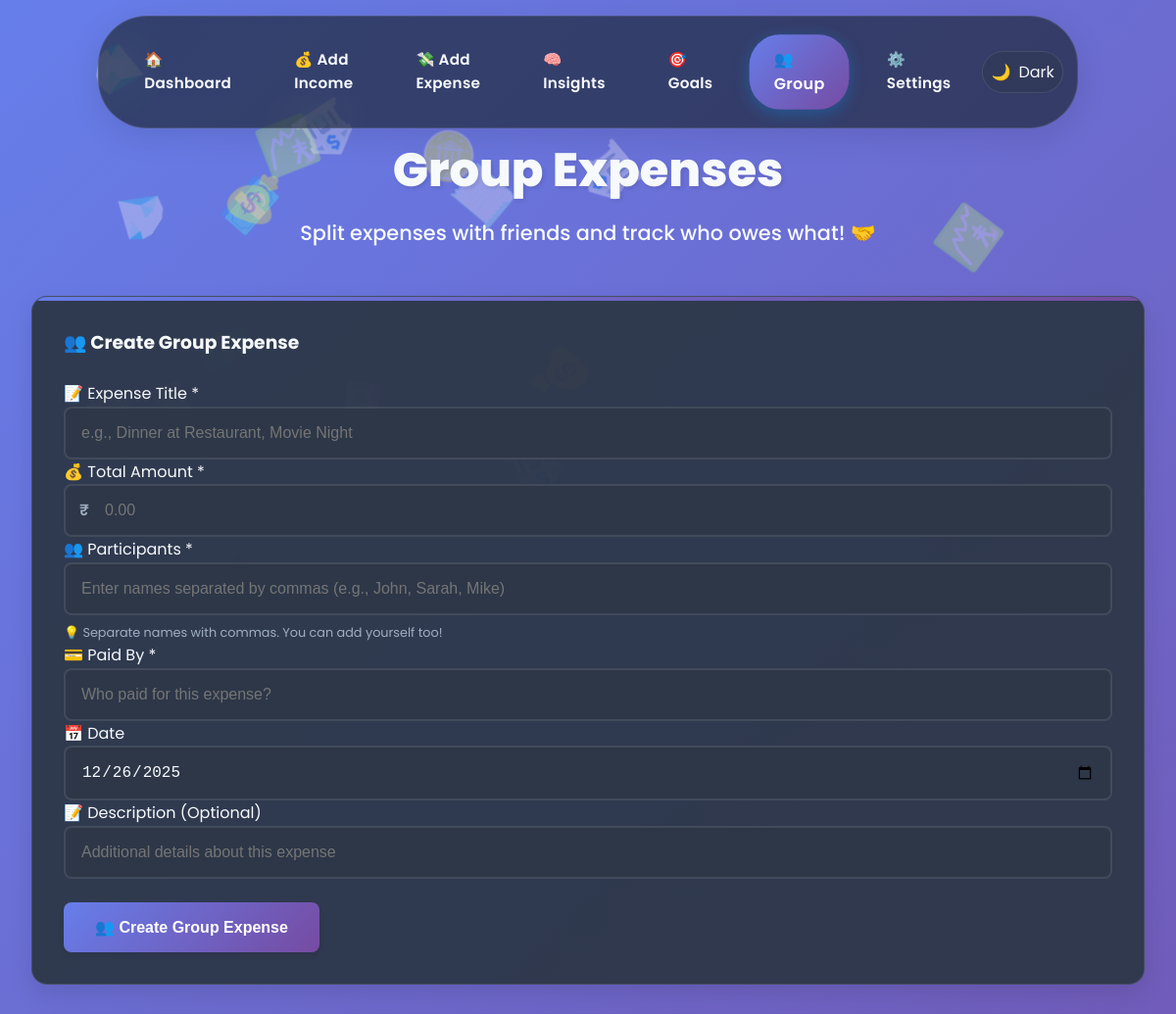
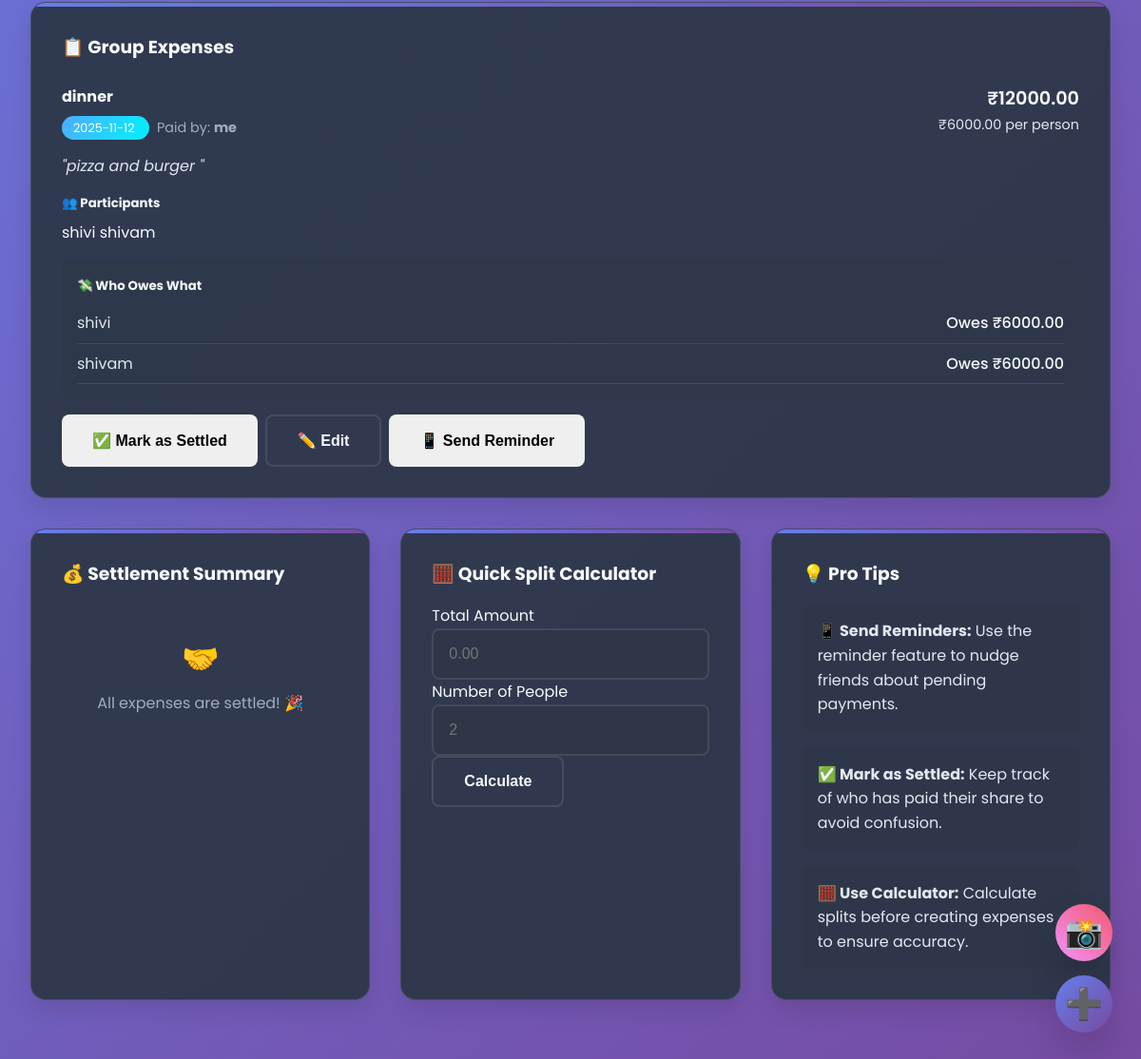
/group, run on the app's committed database (2 pictures, top to bottom).
### tables this page shows
CREATE TABLE group_expenses (
                id INTEGER PRIMARY KEY AUTOINCREMENT,
                title TEXT NOT NULL,
                total_amount REAL NOT NULL,
                participants TEXT NOT NULL,
                split_amount REAL NOT NULL,
                paid_by TEXT NOT NULL,
                date TEXT NOT NULL,
                description TEXT,
                created_at TIMESTAMP DEFAULT CURRENT_TIMESTAMP
            );

### app.py (the view)
@app.route('/group')
def group_expenses():
    group_expenses = db.get_group_expenses()
    return render_template('group.html',
                         group_expenses=group_expenses,
                         currency=get_currency())

### app.py (called while the page is built)
def get_currency():
    return db.get_currency()

### database.py (called while the page is built)
    def get_connection(self):
        conn = sqlite3.connect(self.db_path)
        conn.row_factory = sqlite3.Row
        return conn

    def get_group_expenses(self) -> List[Dict]:
        conn = self.get_connection()
        cursor = conn.cursor()
        cursor.execute('SELECT * FROM group_expenses ORDER BY date DESC')
        expenses = []
        for row in cursor.fetchall():
            expense = dict(row)
            expense['participants'] = json.loads(expense['participants'])
            expenses.append(expense)
        conn.close()
        return expenses

    def get_user_preferences(self) -> Dict:
        conn = self.get_connection()
        cursor = conn.cursor()
        cursor.execute('SELECT * FROM user_preferences WHERE id = 1')
        result = cursor.fetchone()
        conn.close()
        return dict(result) if result else {}

    def get_currency(self) -> str:
        prefs = self.get_user_preferences()
        return prefs.get('currency', '₹')

### templates/group.html (shortened to what this page needs)
{% extends "base.html" %}
{% block content %}
<div class="main-container">
    <div class="dashboard-header">
        <h1 class="dashboard-title">
            Group Expenses
        </h1>
        <p class="dashboard-subtitle">Split expenses with friends and track who owes what! 🤝</p>
    </div>
    <div class="dashboard-grid">
        <div class="card" style="grid-column: 1 / -1;">
            <h3
                style="margin-bottom: 1.5rem; color: var(--text-primary); display: flex; align-items: center; gap: 0.5rem;">
                👥 Create Group Expense
            </h3>
            <form action="{{ url_for('add_group_expense') }}" method="POST" id="add-group-expense-form">
                <div class="form-row">
                    <div class="form-group">
                        <label class="form-label">📝 Expense Title *</label>
                        <input type="text" name="title" class="form-input"
                            placeholder="e.g., Dinner at Restaurant, Movie Night" required>
                    </div>
                    <div class="form-group">
                        <label class="form-label">💰 Total Amount *</label>
                        <div style="position: relative;">
                            <span
                                style="position: absolute; left: 1rem; top: 50%; transform: translateY(-50%); color: var(--text-muted); font-weight: 600;">{{
                                currency }}</span>
                            <input type="number" step="0.01" name="total_amount" class="form-input" placeholder="0.00"
                                required style="padding-left: 2.5rem;" id="total-amount">
                        </div>
                    </div>
                </div>
                <div class="form-row">
                    <div class="form-group">
                        <label class="form-label">👥 Participants *</label>
                        <input type="text" name="participants" class="form-input"
                            placeholder="Enter names separated by commas (e.g., John, Sarah, Mike)" required>
                        <div style="font-size: 0.8rem; color: var(--text-muted); margin-top: 0.5rem;">
                            💡 Separate names with commas. You can add yourself too!
                        </div>
                    </div>
                    <div class="form-group">
                        <label class="form-label">💳 Paid By *</label>
                        <input type="text" name="paid_by" class="form-input" placeholder="Who paid for this expense?"
                            required>
                    </div>
                </div>
                <div class="form-row">
                    <div class="form-group">
                        <label class="form-label">📅 Date</label>
                        <input type="date" name="date" class="form-input" id="group-expense-date">
                    </div>
                    <div class="form-group">
                        <label class="form-label">📝 Description (Optional)</label>
                        <input type="text" name="description" class="form-input"
                            placeholder="Additional details about this expense">
                    </div>
                </div>
                <button type="submit" class="btn btn-primary btn-lg" style="margin-top: 1.5rem;">
                    👥 Create Group Expense
                </button>
            </form>
        </div>
        <div class="card" style="grid-column: 1 / -1;">
            <h3
                style="margin-bottom: 1.5rem; color: var(--text-primary); display: flex; align-items: center; gap: 0.5rem;">
                📋 Group Expenses
            </h3>
            {% if group_expenses %}
            <div id="group-expenses-container">
                {% for expense in group_expenses %}
                <div class="group-expense-card" style="animation: fadeInUp 0.6s ease {{ loop.index0 * 0.1 }}s both;">
                    <div
                        style="display: flex; justify-content: space-between; align-items: flex-start; margin-bottom: 1rem;">
                        <div>
                            <h4 style="color: var(--text-primary); margin-bottom: 0.5rem;">{{ expense.title }}</h4>
                            <div style="color: var(--text-muted); font-size: 0.9rem;">
                                <span
                                    style="background: var(--accent-gradient); color: white; padding: 0.25rem 0.75rem; border-radius: 50px; font-size: 0.8rem; margin-right: 0.5rem;">
                                    {{ expense.date }}
                                </span>
                                <span>Paid by: <strong>{{ expense.paid_by }}</strong></span>
                            </div>
                        </div>
                        <div style="text-align: right;">
                            <div style="color: var(--text-primary); font-weight: 600; font-size: 1.2rem;">
                                {{ currency }}{{ "%.2f"|format(expense.total_amount) }}
                            </div>
                            <div style="color: var(--text-secondary); font-size: 0.9rem;">
                                {{ currency }}{{ "%.2f"|format(expense.split_amount) }} per person
                            </div>
                        </div>
                    </div>
                    {% if expense.description %}
                    <p style="color: var(--text-secondary); margin-bottom: 1rem; font-style: italic;">
                        "{{ expense.description }}"
                    </p>
                    {% endif %}
                    <div style="margin-bottom: 1rem;">
                        <h5 style="color: var(--text-primary); margin-bottom: 0.5rem;">👥 Participants</h5>
                        <div class="participants-list">
                            {% for participant in expense.participants %}
                            <span class="participant-tag">{{ participant }}</span>
                            {% endfor %}
                        </div>
                    </div>
                    <div
                        style="padding: 1rem; background: var(--bg-glass); border-radius: var(--border-radius-small); margin-bottom: 1rem;">
                        <h5 style="color: var(--text-primary); margin-bottom: 0.5rem;">💸 Who Owes What</h5>
                        <div style="space-y: 0.5rem;">
                            {% for participant in expense.participants %}
                            <div
                                style="display: flex; justify-content: space-between; align-items: center; padding: 0.5rem 0; border-bottom: 1px solid var(--border-color);">
                                <span style="color: var(--text-secondary);">{{ participant }}</span>
                                <span style="color: var(--text-primary); font-weight: 500;">
                                    {% if participant == expense.paid_by %}
                                    <span style="color: var(--success-color);">Paid {{ currency }}{{
                                        "%.2f"|format(expense.total_amount) }}</span>
                                    {% else %}
                                    Owes {{ currency }}{{ "%.2f"|format(expense.split_amount) }}
                                    {% endif %}
                                </span>
                            </div>
                            {% endfor %}
                        </div>
                    </div>
                    <div style="display: flex; gap: 0.5rem; flex-wrap: wrap;">
                        <button class="btn btn-success btn-sm" onclick="markAsSettled({{ expense.id }})">
                            ✅ Mark as Settled
                        </button>
                        <button class="btn btn-outline btn-sm" onclick="editGroupExpense({{ expense.id }})">
                            ✏️ Edit
                        </button>
                        <button class="btn btn-warning btn-sm" onclick="remindParticipants({{ expense.id }})">
                            📱 Send Reminder
                        </button>
                    </div>
                </div>
                {% endfor %}
            </div>
            {% else %}
            <div class="text-center p-4" style="color: var(--text-muted);">
                <div style="font-size: 3rem; margin-bottom: 1rem;">👥</div>
                <h4>No group expenses yet!</h4>
                <p>Create your first group expense to start splitting costs with friends.</p>
            </div>
            {% endif %}
        </div>
        <div class="card">
            <h3 style="margin-bottom: 1rem; color: var(--text-primary);">💰 Settlement Summary</h3>
            <div id="settlement-summary">
                <div style="text-align: center; color: var(--text-muted); padding: 2rem;">
                    <div style="font-size: 2rem; margin-bottom: 0.5rem;">🤝</div>
                    <p>All expenses are settled! 🎉</p>
                </div>
            </div>
        </div>
        <div class="card">
            <h3 style="margin-bottom: 1rem; color: var(--text-primary);">🧮 Quick Split Calculator</h3>
            <div style="space-y: 1rem;">
                <div class="form-group">
                    <label class="form-label">Total Amount</label>
                    <input type="number" step="0.01" id="calc-amount" class="form-input" placeholder="0.00">
                </div>
                <div class="form-group">
                    <label class="form-label">Number of People</label>
                    <input type="number" id="calc-people" class="form-input" placeholder="2" min="2">
                </div>
                <button class="btn btn-outline" onclick="calculateSplit()">Calculate</button>
            </div>
        </div>
        <div class="card">
            <h3 style="margin-bottom: 1rem; color: var(--text-primary);">💡 Pro Tips</h3>
            <div style="color: var(--text-secondary); line-height: 1.6;">
                <div
                    style="margin-bottom: 1rem; padding: 1rem; background: var(--bg-glass); border-radius: var(--border-radius-small);">
                    <strong>📱 Send Reminders:</strong> Use the reminder feature to nudge friends about pending
                    payments.
                </div>
                <div
                    style="margin-bottom: 1rem; padding: 1rem; background: var(--bg-glass); border-radius: var(--border-radius-small);">
                    <strong>✅ Mark as Settled:</strong> Keep track of who has paid their share to avoid confusion.
                </div>
                <div style="padding: 1rem; background: var(--bg-glass); border-radius: var(--border-radius-small);">
                    <strong>🧮 Use Calculator:</strong> Calculate splits before creating expenses to ensure accuracy.
                </div>
            </div>
        </div>
    </div>
</div>
{% endblock %}

### static/style.css (style rules this page uses)
:root { --primary-gradient: linear-gradient(135deg, #667eea 0%, #764ba2 100%); --secondary-gradient: linear-gradient(45deg, #f093fb, #f5576c); --accent-gradient: linear-gradient(120deg, #4facfe, #00f2fe); --bg-primary: #1A202C; --bg-secondary: #2D3748; --bg-card: rgba(45, 55, 72, 0.95); --bg-glass: rgba(45, 55, 72, 0.4); --text-primary: #F7FAFC; --text-secondary: #E2E8F0; --text-muted: #A0AEC0; --border-color: rgba(255, 255, 255, 0.1); --shadow-light: 0 4px 6px rgba(0, 0, 0, 0.05); --shadow-medium: 0 10px 25px rgba(0, 0, 0, 0.1); --shadow-heavy: 0 20px 40px rgba(0, 0, 0, 0.15); --shadow-glow: 0 0 15px rgba(118, 75, 162, 0.6); --success-color: #48BB78; --warning-color: #ED8936; --error-color: #F56565; --info-color: #4299E1; --border-radius: 16px; --border-radius-small: 8px; --border-radius-large: 24px; --transition: all 0.3s cubic-bezier(0.4, 0, 0.2, 1); --transition-fast: all 0.15s ease; }
* { margin: 0; padding: 0; box-sizing: border-box; }
html { scroll-behavior: smooth; }
body { font-family: 'Poppins', sans-serif; background: var(--primary-gradient); background-attachment: fixed; color: var(--text-primary); line-height: 1.6; min-height: 100vh; transition: var(--transition); opacity: 0; animation: fadeIn 0.5s ease-out forwards; }
.main-container { max-width: 1200px; margin: 0 auto; padding: 8.5rem 2rem 2rem; }
.dashboard-grid { display: grid; grid-template-columns: repeat(auto-fit, minmax(300px, 1fr)); gap: 2rem; margin-bottom: 2rem; }
.card { background: var(--bg-card); border-radius: var(--border-radius); padding: 2rem; box-shadow: var(--shadow-medium); border: 1px solid var(--border-color); transition: var(--transition); position: relative; overflow: hidden; }
.card::before { content: ''; position: absolute; top: 0; left: 0; right: 0; height: 4px; background: var(--primary-gradient); }
.dashboard-header { text-align: center; margin-bottom: 3rem; }
.dashboard-title { font-size: 3rem; font-weight: 800; color: var(--text-primary); margin-bottom: 0.5rem; animation: fadeInUp 0.8s ease; text-shadow: 2px 2px 4px rgba(0, 0, 0, 0.1); }
.dashboard-subtitle { font-size: 1.3rem; font-weight: 500; color: var(--text-primary); opacity: 0.9; animation: fadeInUp 0.8s ease 0.2s both; }
.form-input { width: 100%; padding: 1rem; border: 2px solid var(--border-color); border-radius: var(--border-radius-small); background: var(--bg-secondary); color: var(--text-primary); font-size: 1rem; transition: var(--transition); }
.btn { display: inline-flex; align-items: center; justify-content: center; gap: 0.5rem; padding: 1rem 2rem; border: none; border-radius: var(--border-radius-small); font-size: 1rem; font-weight: 600; text-decoration: none; cursor: pointer; transition: var(--transition); position: relative; overflow: hidden; z-index: 1; }
.btn::before { content: ''; position: absolute; top: 0; left: 0; width: 0%; height: 100%; background: rgba(255, 255, 255, 0.2); transition: width 0.4s ease; z-index: -1; border-radius: var(--border-radius-small); }
.btn-primary { background: var(--primary-gradient); color: white; box-shadow: var(--shadow-light); }
.btn-outline { background: transparent; border: 2px solid var(--border-color); color: var(--text-primary); }

### data on the page
group_expenses: title "dinner", date "2025-11-12", paid_by "me", currency "₹", total_amount "12000.00", split_amount "6000.00", description "pizza and burger", participants "shivi" "shivam", participants "shivi" "shivam", participants "₹" "₹", split_amount "6000.00" "6000.00"

### other printed values
{{ currency }} "₹"
